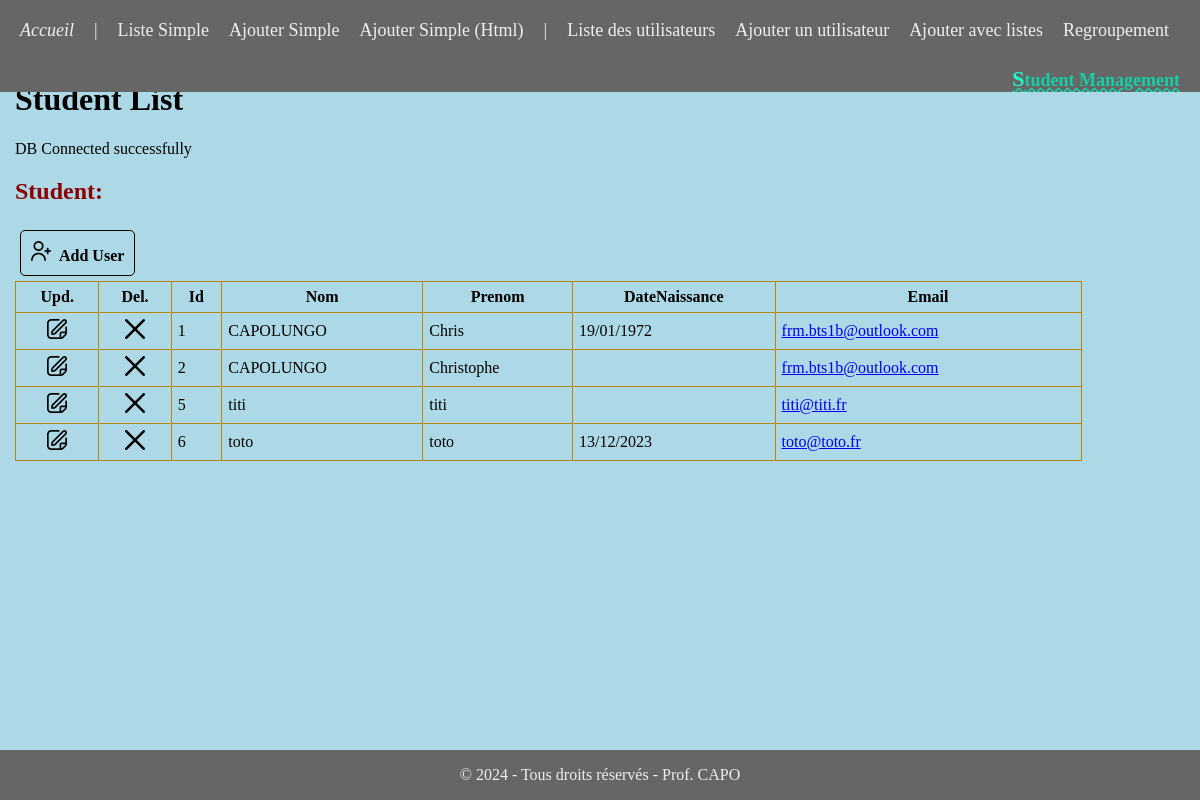
The page /usersimplelist.php on the database its author committed.
### tables this page shows
CREATE TABLE `elevesimple` (
  `Id` int(11) unsigned NOT NULL,
  `Nom` varchar(100) NOT NULL,
  `Prenom` varchar(50) NOT NULL,
  `DateNaissance` date DEFAULT NULL,
  `Email` varchar(255) NOT NULL
);

### inc/functions_inc.php (called while the page is built, shortened)
<?php
function dateFrmt($date, $defaultSysDate = false, $format = DATE_FORMAT)
{
 return dateTimeFrmt($date, $defaultSysDate, $format);
}
function dateTimeFrmt($date, $defaultSysDate = false, $format = DATETIME_FORMAT)
{
 if (!empty($date)) {
  try {
   $date = new DateTime($date);
   return $date->format($format);
  } catch (\Throwable $th) {
  }
 }
 return "";
}

### usersimplelist.php (the view, shortened to what this page needs)
<?php
require_once "inc/functions_inc.php";
$pageTitle = "Student List";
include_once("_header.php");
try {
	$conn = new PDO("mysql:host=".DB_HOST.";dbname=".DB_NAME, DB_USER, DB_PASSWORD);
	$conn->setAttribute(PDO::ATTR_ERRMODE, PDO::ERRMODE_EXCEPTION);
	echo "DB Connected successfully<br>";
} catch (PDOException $e) {
		echo "<error>DB Connection failed: " . $e->getMessage() ."</error>";
		$conn = null;
		include_once("_footer.php");
		exit(1);
}
try {
	$query = "SELECT `Id`, `Nom`, `Prenom`, `DateNaissance`, `Email` FROM `elevesimple`";
	$stmt = $conn->prepare($query);
	$stmt->execute();
	$data = $stmt->fetchAll(PDO::FETCH_ASSOC);
} catch (PDOException $e) {
	echo "<error>DB Connection failed: " . $e->getMessage() ."</error>";
	$conn = null;
	include_once("_footer.php");
	exit(1);
}
$table = '<table>';
$table .= '<thead><tr>';
$table .= '<th>Upd.</th>';
$table .= '<th>Del.</th>';
$emailPosCol=$telPosCol=$dateNaissancePosCol=$dateCreationPosCol=$dateModificationPosCol=$cptCol=-1;
foreach ($data[0] as $column => $value) {
	$cptCol ++;
	switch ($column) {
		case "Email":
			$emailPosCol = $cptCol;
			break;
		case "DateNaissance":
			$dateNaissancePosCol = $cptCol;
			break;
		default:
			break;
	}
	$table .= '<th>' . $column . '</th>';
}
$table .= '</tr></thead>';
$table .= '<tbody>';
foreach ($data as $row) {
	$dbid = $row["Id"];
	$table .= '<tr>';
	$table .= '<td><a href="usersimplefrmrec.php?method=update&id='.$dbid.'"><img class="update" src="icons/editBlack.png" alt="Edit"></a></td>';
	$table .= '<td><a href="usersimplefrmrec.php?method=delete&id='.$dbid.'"><img class="delete" src="icons/crossBlack.png" alt="Delete"></a></td>';
	$cptCol=-1;
	foreach ($row as $value) {
		$cptCol ++;
		switch ($cptCol) {
			case $emailPosCol:
				if(!empty($value))
					$table .= '<td><a href="mailto:'. $value .'">' . $value . '</a></td>';
				else
					$table .= '<td>' . $value . '</td>';
				break;
			case $dateNaissancePosCol:
				if(!empty($value))
						$table .= '<td>'. dateFrmt($value) .'</td>';
					else
					$table .= '<td>' . $value . '</td>';
				break;
			default:
				$table .= '<td>' . $value . '</td>';
				break;
		}
	}
	$table .= '</tr>';
}
$table .= '</tbody>';
$table .= '</table>';
?>
<body>
<h2>Student:</h2>
<a id="addUserLink" class="btn default" href="usersimplefrmrec.php">
	<img class="user" src="icons/userBlack.png" alt="User">&nbsp;&nbsp;Add User
</a>
<?php
echo $table;
echo "<br>";
?>
</body>
</html>
<?php
include_once("_footer.php");

### _header.php (shortened to what this page needs)
<!DOCTYPE html>
<html lang="fr">
<head>
	<link rel="stylesheet" href="css/style.css">
</head>
<body>
	<header>
		<nav>
			<ul>
				<li><a href="index.php">Accueil</a></li>
				<li><a>|</a></li>
				<li><a href="usersimplelist.php">Liste Simple</a></li>
				<li><a href="usersimplefrmrec.php">Ajouter Simple</a></li>
				<li><a href="usersimplefrm.htm">Ajouter Simple (Html)</a></li>
				<li><a>|</a></li>
				<li><a href="userlist.php">Liste des utilisateurs</a></li>
				<li><a href="userfrm.php">Ajouter un utilisateur</a></li>
				<li><a href="userfrmlist.php">Ajouter avec listes</a></li>
				<li><a href="userlistgroupby.php">Regroupement</a></li>
				<li><?=SITE_NAME?></li>
			</ul>
		</nav>
	</header>
	<main>
		<h1><?=$pageTitle?></h1>

### _footer.php (shortened to what this page needs)
<footer>
	<p>&copy; <?=date("Y")?> - Tous droits réservés - <?= SITE_DEFAULT_PROPRIETARY ?></p>
</footer>
</body>
</html>

### css/style.css (style rules this page uses)
body { background-color: lightblue; margin: 0; padding-top: 60px; padding-bottom: 60px; }
header { overflow: hidden; background-color: #666666; position: fixed; top: 0; width: 100%; }
nav ul { margin: 0; padding: 5px 10px; list-style: none; }
nav li:last-child { float: right; text-decoration-line: underline; text-decoration-style: wavy; padding-top: 10px; padding-right: 10px; list-style: none; color: #15cfa7; font-size: 18px; font-weight: bold; }
nav li:last-child::first-letter { color: #19fdcc; font-size: 22px; font-weight: bold; }
nav li:first-child { color: #dddddd; font-style: italic; }
nav a { float: left; display: block; color: #eeeeee; text-align: center; padding: 15px 10px; text-decoration: none; font-size: 18px; }
main { padding-left: 15px; }
footer { overflow: hidden; float: left; background-color: #666666; color: #eeeeee; text-align: center; position: fixed; bottom: 0; width: 100%; }
.btn { border: 1px solid; background-color: inherit; padding: 14px 28px; font-size: 16px; cursor: pointer; display: inline-block; border-radius: 8px; transition: all .5s ease-in-out; }
.default { color: black; }
h2 { color: darkred; }
table { width: 90%; border-collapse: collapse; overflow: hidden; }
th, td { border: 1px solid darkgoldenrod; padding: 6px; }
table tr td:nth-child(1), table tr td:nth-child(2) { vertical-align: middle; text-align: center; }
img[src^="icons/"] { width: 20px; height: 20px; transition: all .5s ease-in-out; }
#addUserLink, #listUserLink { text-decoration: none; color: black; font-weight: bold; padding: 10px; border-radius: 5px; margin: 5px; }

### rows shown on the page
elevesimple: Id "1", Nom "CAPOLUNGO", Prenom "Chris", DateNaissance "19/01/1972", Email "frm.bts1b@outlook.com"
elevesimple: Id "2", Nom "CAPOLUNGO", Prenom "Christophe", Email "frm.bts1b@outlook.com"
elevesimple: Id "5", value "titi", Email "titi@titi.fr"
elevesimple: Id "6", value "toto", DateNaissance "13/12/2023", Email "toto@toto.fr"

### other values the page prints
SITE_NAME "Student Management"
$pageTitle "Student List"
$column "Id"
$column "Nom"
$column "Prenom"
$column "DateNaissance"
$column "Email"
SITE_DEFAULT_PROPRIETARY "Prof. CAPO"
